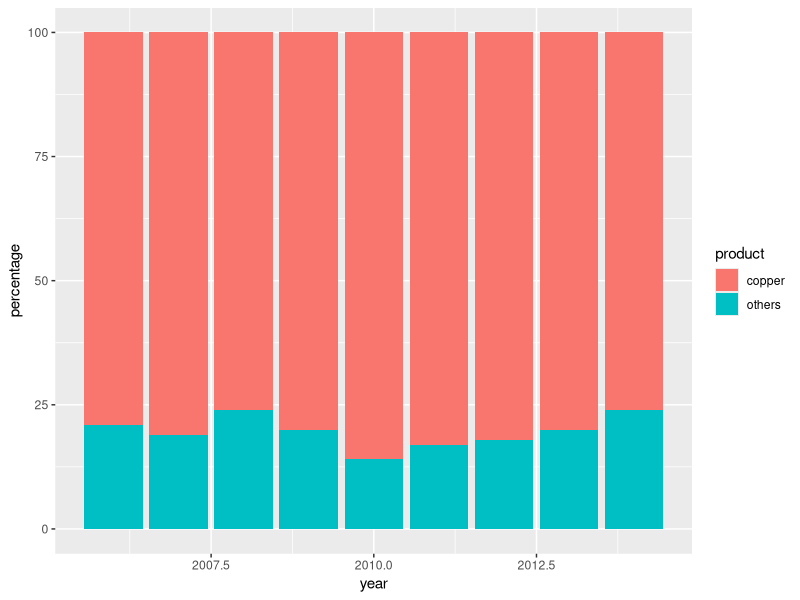
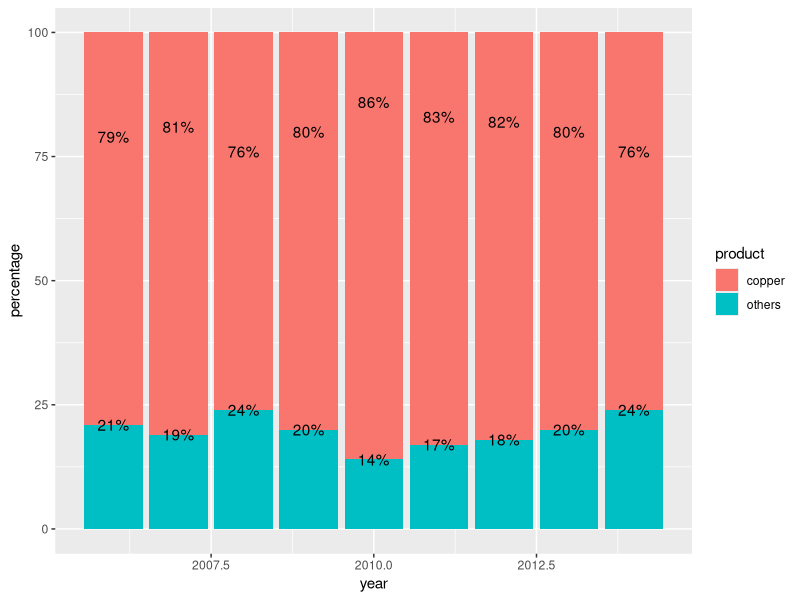
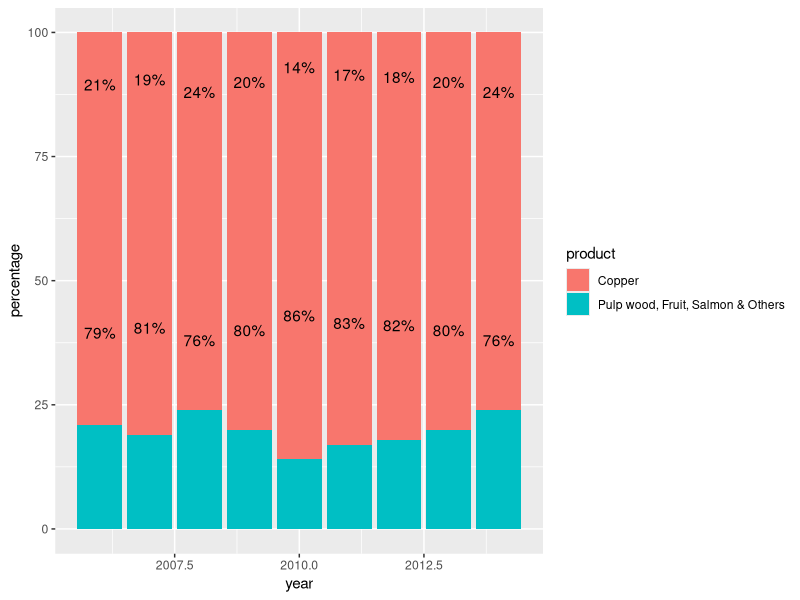
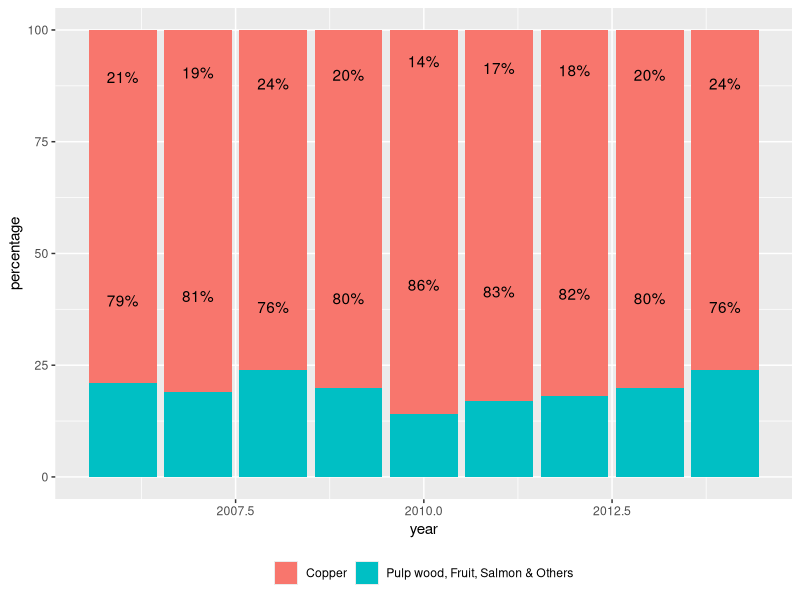
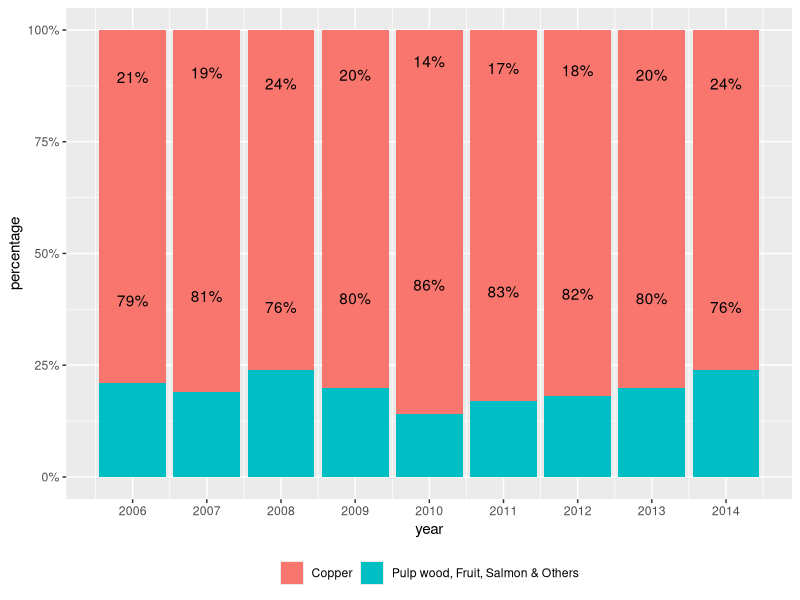
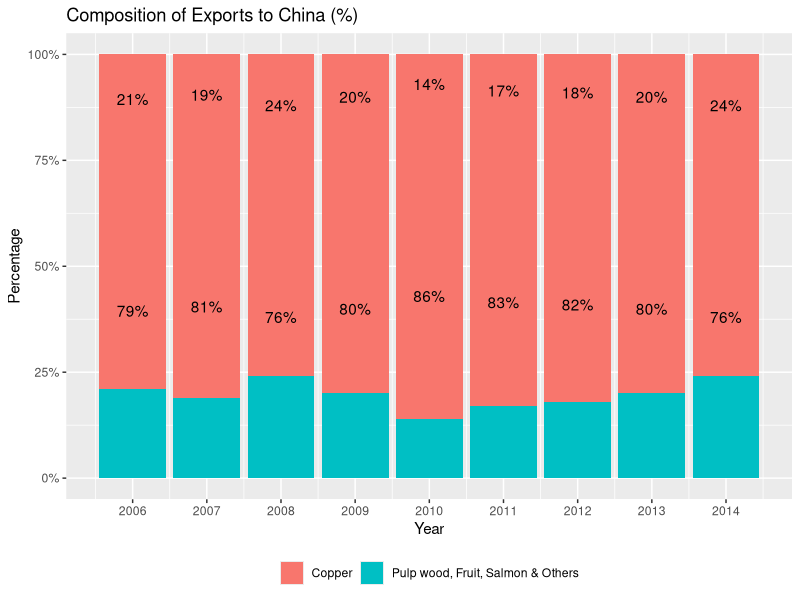
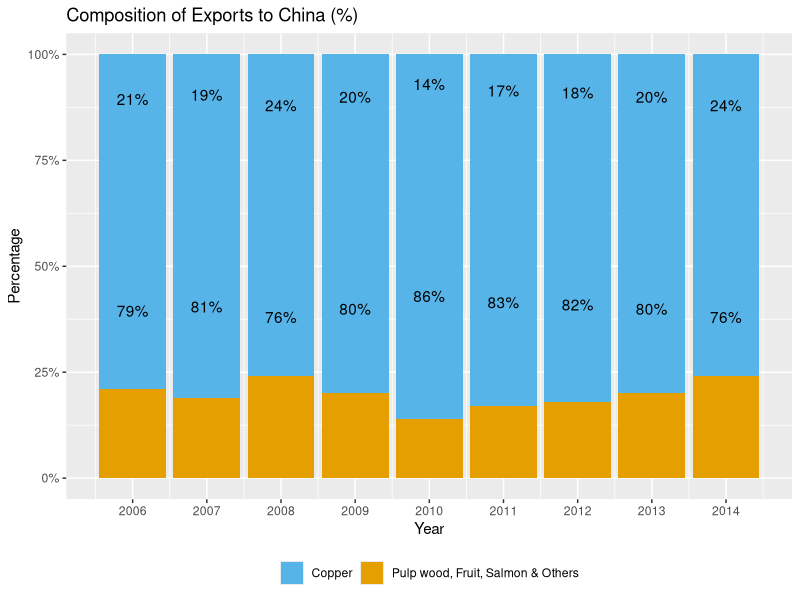
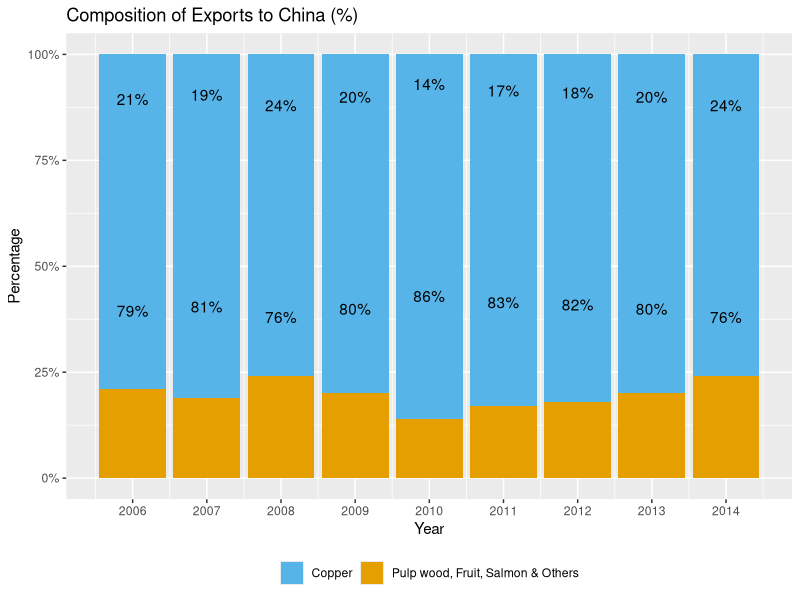

Write R code to recreate these figures, in order.
## ---- chunk 1
library(ggplot2)

stackedchart.data <- read.csv("stackedchart.csv")
p10 <- ggplot() + geom_bar(aes(y = percentage, x = year, fill = product), data = stackedchart.data, stat="identity")
p10
## ---- chunk 2
p10 <- p10 + geom_text(data=stackedchart.data, aes(x = year, y = percentage, label = paste0(percentage,"%")))
p10
## ---- chunk 3
library(plyr)
stackedchart.data <- as.data.frame(stackedchart.data)
stackedchart.data$product <- factor(stackedchart.data$product, levels = c("copper","others"), labels = c("Copper","Pulp wood, Fruit, Salmon & Others"))
stackedchart.data <- ddply(stackedchart.data, .(year), transform, pos = cumsum(percentage) - (0.5 * percentage))
stackedchart.data <- ddply(stackedchart.data, .(year), transform, pos2 = cumsum(export) - (0.5 * export))

p10 <- ggplot() + geom_bar(aes(y = percentage, x = year, fill = product), data = stackedchart.data, stat="identity")
p10 <- p10 + geom_text(data=stackedchart.data, aes(x = year, y = pos, label = paste0(percentage,"%")))
p10
## ---- chunk 4
p10 <- p10 + theme(legend.position="bottom", legend.direction="horizontal", legend.title = element_blank())
p10
## ---- chunk 5
library(scales)
p10 <- p10 + scale_x_continuous(breaks=seq(2006,2014,1)) + scale_y_continuous(labels = dollar_format(suffix = "%", prefix = ""))
p10
## ---- chunk 6
p10 <- p10 + labs(x="Year", y="Percentage") + ggtitle("Composition of Exports to China (%)") 
p10
## ---- chunk 7
fill <- c("#56B4E9", "#E69F00")
p10 <- p10 + scale_fill_manual(values=fill)
p10
## ---- chunk 8
fill <- c("#56B4E9", "#E69F00")
p10 <- p10 + scale_fill_manual(values=fill)
p10
## ---- chunk 9
p10 <- ggplot() + 
  geom_bar(aes(y = percentage, x = year, fill = product), data = stackedchart.data, stat="identity") + 
  geom_text(data=stackedchart.data, aes(x = year, y = pos, label = paste0(percentage,"%")), colour="black", family="AdobeHeitiStd-Regular", size = 5) + 
  theme(legend.position="bottom", legend.direction="horizontal", legend.title = element_blank()) + 
  scale_x_continuous(breaks=seq(2006,2014,1)) + 
  scale_y_continuous(labels = dollar_format(suffix = "%", prefix = "")) + 
  labs(x="Year", y="Percentage") + 
  ggtitle("Composition of Exports to China (%)") + 
  scale_fill_manual(values=fill) + 
  theme(axis.line = element_line(size=1.5)) + 
  theme(panel.background = element_rect(fill="white"), panel.grid = element_line(colour="white")) + 
  theme(plot.title=element_text(family="AdobeHeitiStd-Regular"), text=element_text(family="AdobeHeitiStd-Regular"), axis.text.x=element_text(colour="black"), axis.text.y=element_text(colour="black")) 
p10
## ---- chunk 10
p10 <- ggplot() + 
  geom_bar(aes(y = percentage, x = year, fill = product), data = stackedchart.data, stat="identity") + 
  geom_text(data=stackedchart.data, aes(x = year, y = pos, label = paste0(percentage,"%")), colour="black", family="xkcd-Regular", size = 5) + 
  theme(legend.position="bottom", legend.direction="horizontal", legend.title = element_blank()) + 
  scale_x_continuous(breaks=seq(2006,2014,1)) + 
  scale_y_continuous(labels = dollar_format(suffix = "%", prefix = "")) + 
  labs(x="Year", y="Percentage") + 
  ggtitle("Composition of Exports to China (%)") + 
  scale_fill_manual(values=fill) + 
  theme(axis.line = element_line(size=1.5)) + 
  theme(panel.background = element_rect(fill="white"), panel.grid = element_line(colour="white")) + 
  theme(plot.title=element_text(family="xkcd-Regular"), text=element_text(family="xkcd-Regular"), axis.text.x=element_text(colour="black"), axis.text.y=element_text(colour="black")) 
p10
